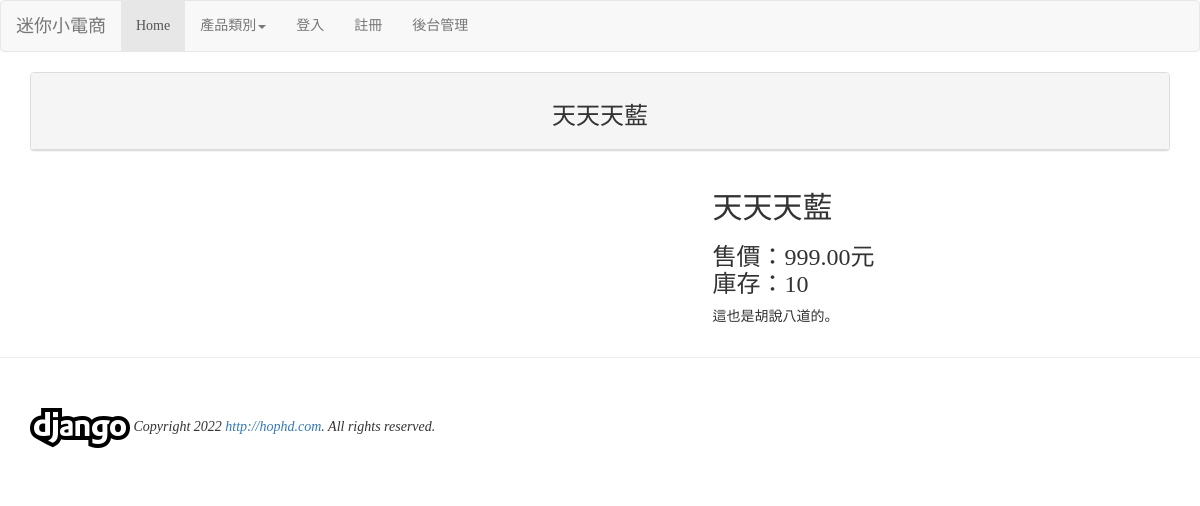
Screenshot of /product/4/ with the database file from the repository.
### mysite/models.py (models this page shows, shortened)
class Product(models.Model):
    category = models.ForeignKey(Category, on_delete=models.CASCADE)
    sku = models.CharField(max_length=20)
    name = models.CharField(max_length=200)
    description = models.TextField()
    image = image = FilerImageField(related_name="product_image", on_delete=models.CASCADE)
    website = models.URLField(null=True)
    stock = models.PositiveIntegerField(default=0)
    price = models.DecimalField(max_digits=10, decimal_places=2, default=0)

### mysite/views.py (the view)
# urls.py: path('product/<int:id>/', views.product, name='product-url'),
def product(request, id):
    try:
        product = models.Product.objects.get(id=id)
    except:
        product = None
    return render(request, 'product.html', locals())

### templates/product.html (shortened to what this page needs)
{% extends "base.html" %}
{% block content %}
<div class='container'>
<div class='row'>
    <div class='col-md-12'>
        <div class='panel panel-default'>
            <div class='panel-heading' align=center>
                <h3>{{ product.name | default:"產品編號錯誤" }}</h3>
            </div>
        </div>
    </div>
</div>
<div class='row'>
    <div class='col-sm-offset-1 col-sm-6'>
    </div>
    <div class='col-sm-4'>
        <h2>{{product.name}}</h2>
        <h3>售價：{{product.price}}元<br/>
            庫存：{{product.stock}}</h3>
        <p>{{product.description | linebreaks }}</p>
    </div>
</div>
</div>
{% endblock %}

### templates/base.html (style rules this page uses)
h1, h2, h3, h4, h5, p, div { font-family: 微軟正黑體; }

### rows the page displays
Product: name "天天天藍", price "999.00", stock "10", description "這也是胡說八道的。"
